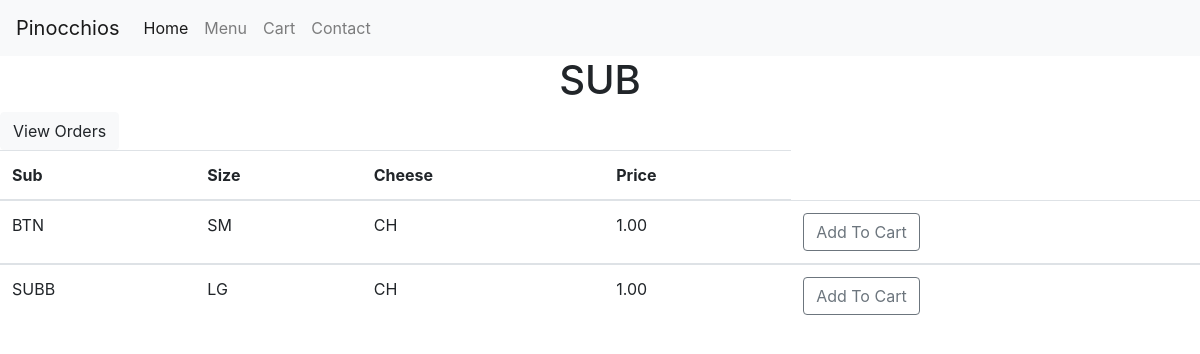
The page /menusub on the database as committed earlier.
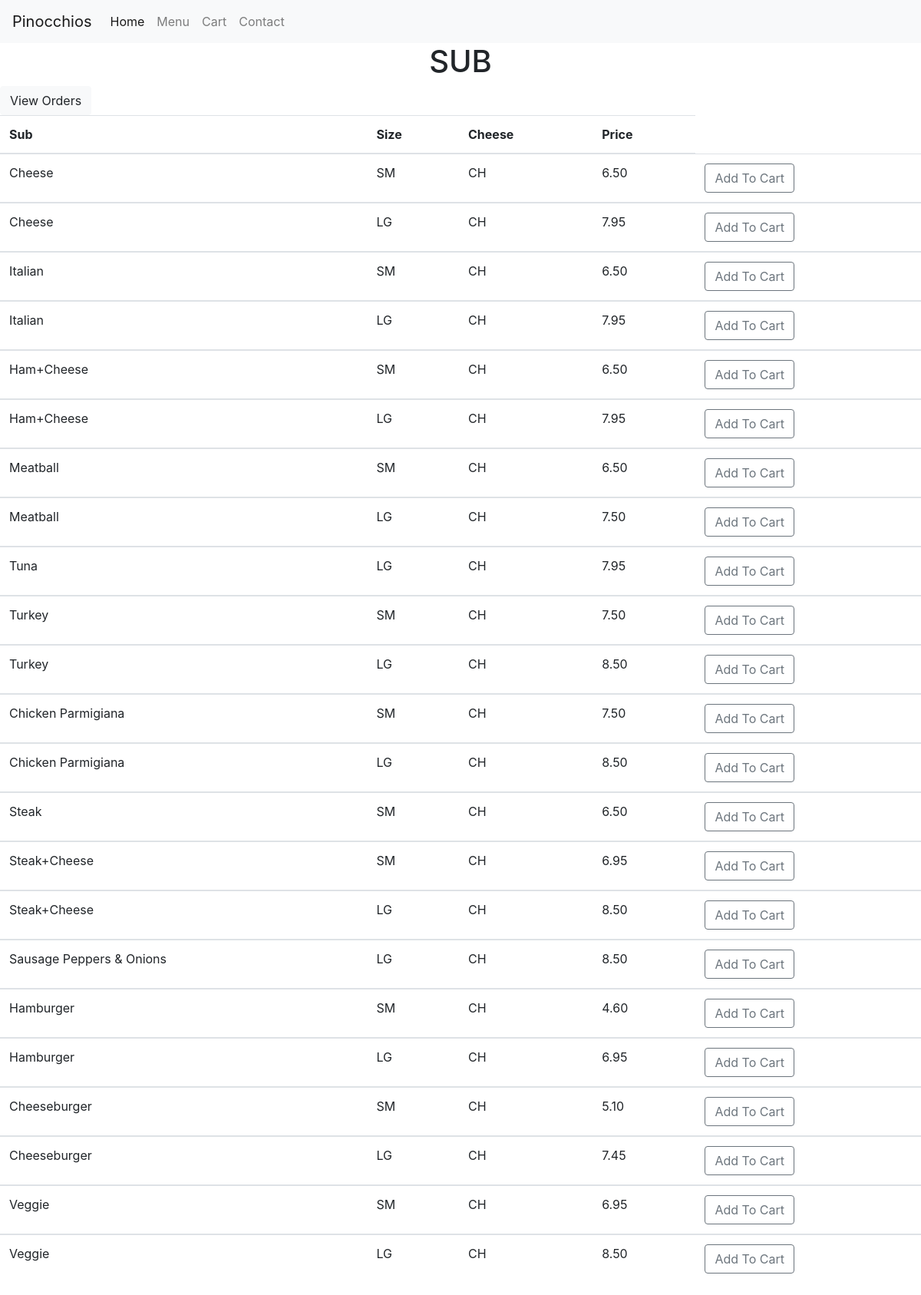
The same page on the database as committed later.
### orders/models.py (models this page shows)
class Sub(models.Model):
    Small='SM'
    Large='LG'
    Cheese='CH'
    NoCheese='NCH'
    SIZE_CHOICES=(
        (Small,'Small'),
        (Large,'Large'))
    CHEESE_CHOICES=(
        (Cheese,'Cheese'),
        (NoCheese,'NoCheese'),
        )
    Sub=models.CharField(max_length=64)
    Size=models.CharField(
        max_length=64,
        choices=SIZE_CHOICES,
        )
    Price=models.DecimalField(
        max_digits=5,
        decimal_places=2,
        default=1
        )
    def __str__(self):
        return f"{self.Sub} {self.Size} {self.Cheese} {self.Price}"

### orders/views.py (the view)
# urls.py: path("menusub", views.menusub, name="menusub"),
def menusub(request):
     context = {
       "Sub" : Sub.objects.all()
     }
     return render(request, "sub.html",context)

### templates/sub.html (shortened to what this page needs)
{% extends 'base.html' %}
{% block content %}
<h1 style="text-align:center;">SUB</h1>
<table class="table">
    <thead>
  <a class="btn btn-light" href="{% url 'view' %}">View Orders</a>
    <tr>
        <th scope="col">Sub</th>
        <th scope="col">Size</th>
        <th scope="col">Cheese</th>
        <th scope="col">Price</th>
    </thead>
    {% for item in Sub %}
     <tbody>
    <tr scope="row">
        <td>{{ item.Sub }}</td>
        <td>{{ item.Size }}</td>
        <td>{{ item.Cheese }}</td>
        <td>{{ item.Price }}</td>
<td> <a class=" btn btn-outline-secondary" href="{% url 'add' item item.Price %}">Add To Cart</a> </td>
    </tr>
     </tbody>
    {% endfor %}
</table>
{% endblock %}

Rows that differ between the two databases and show on the page:
changed Sub (number 1 of 23 on the later page): Sub "BTN" → "Cheese"; Price "1.00" → "6.50"
changed Sub (number 2 of 23 on the later page): Sub "SUBB" → "Cheese"; Price "1.00" → "7.95"
added Sub: Sub "Italian", Size "SM", Cheese "CH", Price "6.50"
added Sub: Sub "Italian", Size "LG", Cheese "CH", Price "7.95"
added Sub: Sub "Ham+Cheese", Size "SM", Cheese "CH", Price "6.50"
added Sub: Sub "Ham+Cheese", Size "LG", Cheese "CH", Price "7.95"
added Sub: Sub "Meatball", Size "SM", Cheese "CH", Price "6.50"
added Sub: Sub "Meatball", Size "LG", Cheese "CH", Price "7.50"
added Sub: Sub "Tuna", Size "LG", Cheese "CH", Price "7.95"
added Sub: Sub "Turkey", Size "SM", Cheese "CH", Price "7.50"
added Sub: Sub "Turkey", Size "LG", Cheese "CH", Price "8.50"
added Sub: Sub "Chicken Parmigiana", Size "SM", Cheese "CH", Price "7.50"
added Sub: Sub "Chicken Parmigiana", Size "LG", Cheese "CH", Price "8.50"
added Sub: Sub "Steak", Size "SM", Cheese "CH", Price "6.50"
added Sub: Sub "Steak+Cheese", Size "SM", Cheese "CH", Price "6.95"
added Sub: Sub "Steak+Cheese", Size "LG", Cheese "CH", Price "8.50"
added Sub: Sub "Sausage Peppers & Onions", Size "LG", Cheese "CH", Price "8.50"
added Sub: Sub "Hamburger", Size "SM", Cheese "CH", Price "4.60"
added Sub: Sub "Hamburger", Size "LG", Cheese "CH", Price "6.95"
added Sub: Sub "Cheeseburger", Size "SM", Cheese "CH", Price "5.10"
added Sub: Sub "Cheeseburger", Size "LG", Cheese "CH", Price "7.45"
added Sub: Sub "Veggie", Size "SM", Cheese "CH", Price "6.95"
added Sub: Sub "Veggie", Size "LG", Cheese "CH", Price "8.50"
